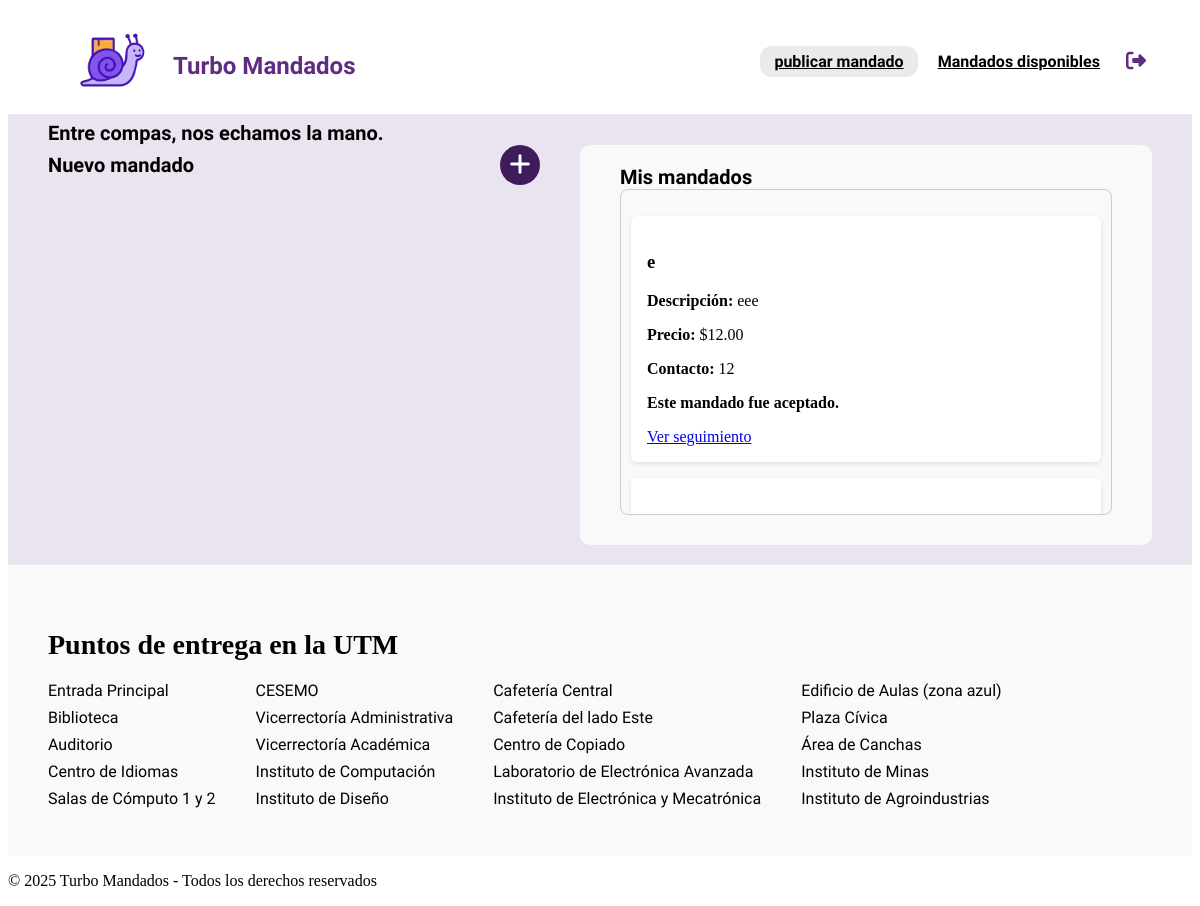
The app's page /?vista=publicar (signed in), older data.
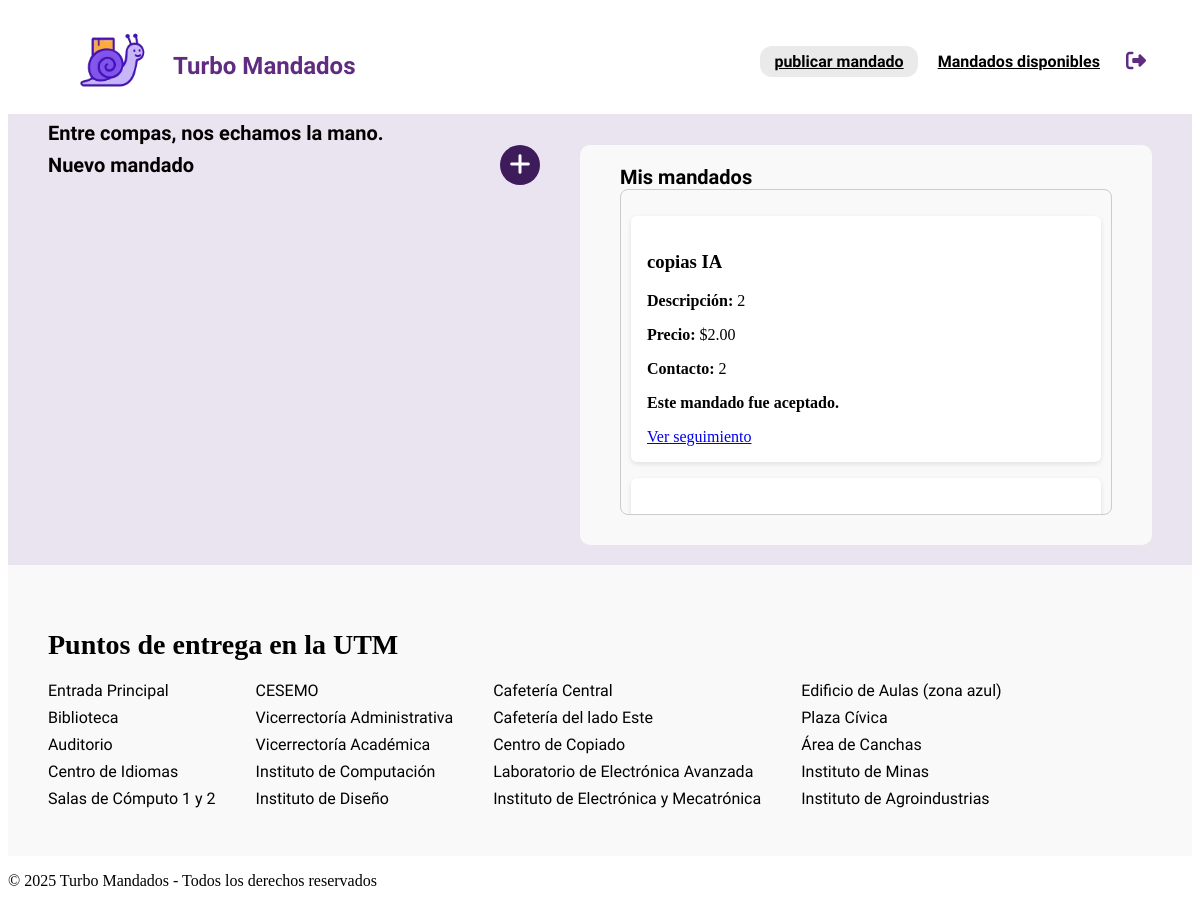
The same page, newer data.
### mandados/models.py (models this page shows, shortened)
class Mandado(models.Model):
    idUsuario = models.ForeignKey(Usuario, on_delete=models.CASCADE, related_name='mandados_publicados')
    repartidor = models.ForeignKey(Usuario, null=True, blank=True, on_delete=models.SET_NULL, related_name='mandados_aceptados')
    titulo = models.CharField(max_length=100)
    descripcion = models.TextField()
    costo = models.DecimalField(max_digits=8, decimal_places=2)
    numContacto = models.CharField(max_length=20)
    fecha = models.DateTimeField(default=timezone.now)

### dashboard/views.py (the view, shortened to what this page needs)
# urls.py: path('', views.dashboard_view, name='dashboard_view'),
def dashboard_view(request):
    usuario_id = request.session.get('usuario_id')
    usuario_nombre = request.session.get('usuario_nombre')
    vista_actual = request.GET.get('vista', '')  # Puede ser: '', 'publicar', 'disponibles'
    mandados = Mandado.objects.none()
    mandados_disponibles = Mandado.objects.none()
    mandado_actual = None
    if usuario_id:
        if vista_actual == 'publicar':
            mandados = Mandado.objects.filter(idUsuario__id=usuario_id).order_by('-fecha')
    context = {
        'mandados': mandados,
        'mandado_actual': mandado_actual,
        'usuario_id': usuario_id,
        'usuario_nombre': usuario_nombre,
        'vista_actual': vista_actual,
    }
    return render(request, 'dashboard/dashboard.html', context)

### dashboard/templates/dashboard/dashboard.html (shortened to what this page needs)
<!DOCTYPE html>
<html lang="es">
<head>
    {% load static %}
    <link rel="stylesheet" href="https://cdnjs.cloudflare.com/ajax/libs/font-awesome/6.5.0/css/all.min.css">
    <link rel="stylesheet" href="{% static 'dashboard/css/principal.css' %}">
</head>
<body>
    <header class="navbar">
        <div class="navbar-left">
            <img src="{% static 'dashboard/images/logo.png' %}" alt="Logo" class="logo">
            <span class="brand-name">Turbo Mandados</span>
        </div>
        <div class="navbar-right">
            {% if not usuario_id %}
            <button class="btn login-btn">Iniciar sesión</button>
            {% else %}
            <a href="?vista=publicar" class="nav-link {% if vista_actual == 'publicar' %}activo{% endif %}">publicar
                mandado</a>
            <a href="?vista=disponibles"
                class="nav-link {% if vista_actual == 'disponibles' %}activo{% endif %}">Mandados
                disponibles</a>
            <form method="POST" action="login/" style="display: inline;">
                <button class="icon logout-icon" title="Cerrar sesión" style="background: none; border: none;">
                    <i class="fas fa-sign-out-alt"></i>
                </button>
            </form>
            {% endif %}
        </div>
    </header>
    {% if not usuario_id %}
    <section class="hero">
        <div class="hero-content">
            <h1 class="hero-title">Entre compas, nos echamos la mano.</h1>
        </div>
        <div class="hero-form">
            <div class="input-icon">
                <i class="fas fa-map-marker-alt"></i>
                <input type="text" class="input-point" placeholder="Ingresa punto de entrega">
            </div>
            <div class="input-icon">
                <i class="fas fa-clock"></i>
                <select class="select-time">
                    <option>Entregar ahora</option>
                    <option>En 30 minutos</option>
                    <option>En 1 hora</option>
                </select>
            </div>
        </div>
    </section>
    {% elif vista_actual == 'publicar' %}
    <section class="hero">
        <div class="hero-content">
            <div class="subtitulos" style="font-weight: bold;">Entre compas, nos echamos la mano.</div>
        </div>
        <div class="separacion">
            <div class="columna-izquierda">
                <div class="mandados-header">
                    <div class="subtitulos">Nuevo mandado</div>
                    <button class="add-btn" onclick="toggleForm()"><i class="fas fa-plus"></i></button>
                </div>
            </div>
            <div class="columna-derecha misMandados">
                <div class="subtitulos">Mis mandados</div>
                <div id="mandadosList">
                    {% for mandado in mandados %}
                    <div class="mandado-card">
                        <h3>{{ mandado.titulo }}</h3>
                        <p><strong>Descripción:</strong> {{ mandado.descripcion }}</p>
                        <p><strong>Precio:</strong> ${{ mandado.costo }}</p>
                        <p><strong>Contacto:</strong> {{ mandado.numContacto }}</p>
                        {% if not mandado.repartidor %}
                        <p><strong>Este mandado aún no ha sido aceptado.</strong></p>
                        {% else %}
                        {% if usuario_id == mandado.idUsuario.id %}
                        <p><strong>Este mandado fue aceptado.</strong></p>
                        <a href="{% url 'seguimiento' mandado.id mandado.idUsuario.id mandado.repartidor.id 'repartidor' %}" class="btn btn-primary"
                            style="margin-top: 0.5rem;">
                            Ver seguimiento
                        </a>
                        {% else %}
                        <p><strong>Ya fue aceptado por otro repartidor.</strong></p>
                        {% endif %}
                        {% endif %}
                    </div>
                    {% endfor %}
                </div>
            </div>
        </div>
    </section>
    {% endif %}
    <section class="delivery-points">
        <h2>Puntos de entrega en la UTM</h2>
        <div class="campus-grid">
            <ul>
                <li>Entrada Principal</li>
                <li>Biblioteca</li>
                <li>Auditorio</li>
                <li>Centro de Idiomas</li>
                <li>Salas de Cómputo 1 y 2</li>
            </ul>
            <ul>
                <li>CESEMO</li>
                <li>Vicerrectoría Administrativa</li>
                <li>Vicerrectoría Académica</li>
                <li>Instituto de Computación</li>
                <li>Instituto de Diseño</li>
            </ul>
            <ul>
                <li>Cafetería Central</li>
                <li>Cafetería del lado Este</li>
                <li>Centro de Copiado</li>
                <li>Laboratorio de Electrónica Avanzada</li>
                <li>Instituto de Electrónica y Mecatrónica</li>
            </ul>
            <ul>
                <li>Edificio de Aulas (zona azul)</li>
                <li>Plaza Cívica</li>
                <li>Área de Canchas</li>
                <li>Instituto de Minas</li>
                <li>Instituto de Agroindustrias</li>
            </ul>
        </div>
    </section>
    <footer class="footer">
        <p>&copy; 2025 Turbo Mandados - Todos los derechos reservados</p>
    </footer>
</body>
</html>

### dashboard/static/dashboard/css/principal.css (style rules this page uses)
.navbar { display: flex; justify-content: space-between; align-items: center; padding: 16px; }
.logo { width: 90px; margin-left: 25px; }
.brand-name { margin-top: 10px; color: #3D1D8C; font-family: 'Amatica SC', cursive; font-size: 40px; font-style: normal; font-weight: 700; line-height: normal; }
.navbar-left { display: flex; align-items: center; gap: 10px; }
.navbar-right { margin-left: auto; display: flex; gap: 10px; }
.navbar { display: flex; justify-content: space-between; align-items: center; padding: 18px 40px; background-color: #fff; border-bottom: 2px solid #EAE4F1; font-family: 'Quicksand', sans-serif; }
.navbar-left { display: flex; align-items: center; }
.brand-name { font-size: 1.5rem; font-weight: 700; color: #5f2c82; }
.navbar-right { display: flex; align-items: center; gap: 20px; }
.nav-link.activo { background-color: #eaeaea; padding: 6px 14px; border-radius: 12px; font-weight: bold; }
.nav-link { font-weight: bold; font-size: 16px; cursor: pointer; color: #000; }
.icon { font-size: 20px; color: #5f2c82; cursor: pointer; transition: color 0.2s ease; }
.logout-icon i { font-size: 20px; color: #5f2c82; }
.hero { background: #EAE4F1; padding: 5px 40px 20px 40px; min-height: 400px; box-sizing: border-box; }
.hero-content { max-width: 800px; }
.delivery-points { padding: 40px; background-color: #f9f9f9; }
.delivery-points h2 { font-size: 28px; font-weight: bold; margin-bottom: 20px; }
.campus-grid { display: flex; flex-wrap: wrap; gap: 40px; }
.campus-grid ul { list-style: none; padding: 0; margin: 0; }
.campus-grid li { font-family: 'Quicksand', sans-serif; font-size: 16px; margin-bottom: 8px; }
.misMandados { border-radius: 10px; padding: 20px 40px; width: 500px; height: 400px; background-color: #f9f9f9; display: flex; flex-direction: column; }
.subtitulos { color: #000; font-family: Quicksand; font-size: 20px; font-style: normal; font-weight: 600; line-height: normal; }
.separacion { display: flex; gap: 40px; align-items: flex-start; flex-wrap: wrap; }
#mandadosList { flex: 1; overflow-y: auto; border: 1px solid #ccc; border-radius: 8px; padding: 10px; margin-bottom: 10px; }
.columna-izquierda, .columna-derecha { flex: 1; min-width: 300px; box-sizing: border-box; }

### dashboard/templates/dashboard/dashboard.html (style rules this page uses)
.mandados-header { display: flex; justify-content: space-between; align-items: center; }
.add-btn { background-color: #3e1b5b; border: none; border-radius: 50%; color: white; font-size: 1.5rem; width: 40px; height: 40px; cursor: pointer; }
.mandado-card { background: white; margin-top: 1rem; padding: 1rem; border-radius: 6px; box-shadow: 0 2px 5px rgba(0, 0, 0, 0.1); }

Row changes from the older to the newer data that the page shows:
no longer on this page (row unchanged): Mandado: titulo "e", descripcion "eee", costo "12.00", numContacto "12", shows "Este mandado fue aceptado."
added Mandado: titulo "copias IA", descripcion "2", costo "2.00", numContacto "2", shows "Este mandado fue aceptado."
